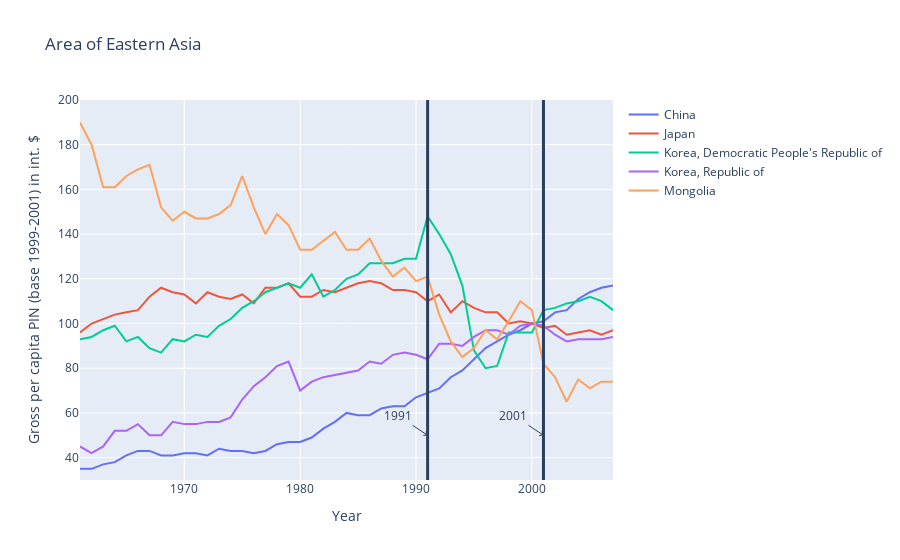

The notebook cell this image was saved under:
### Markdown cell above
Here we can see where the U.S.S.R collapsed and the FAO data from the UN start to seperate out into Central Asia in 1992.  Lets now zoom down into Eastern Asia and see whats going on there.

### Code cell
# Selecting only the countries on the continent of Asia
eastern_asia = {'China', 'Japan', 'Korea, Republic of', 'Korea, Democratic People\'s Republic of', 'Mongolia'}
eastern_name = 'Area of Eastern Asia'

# Creating value to use acrost multiple chart types
eastern_asia_data = extract_data(eastern_asia)

# Generating the plot
fig = px.line(eastern_asia_data, x='year', y='value', color='country_or_area', hover_name='country_or_area', hover_data=['year', 'value'], title=eastern_name).for_each_trace(lambda t: t.update(name=t.name.replace('country_or_area=','')))

# Updating the x and y axis titles to reflect the data
fig.update_xaxes(title_text='Year')
fig.update_yaxes(title_text='Gross per capita PIN (base 1999-2001) in int. $')
fig.update_yaxes(range=[30, 200])

# Adding a line and annotation to the year 1991 to represent the collapse of the USSR
fig.add_shape(go.layout.Shape(type="line", x0=1991, y0=0, x1=1991, y1=300, line=dict(width=3)))
fig.add_annotation(go.layout.Annotation(x=1991, y=50, text='1991'))

# Adding a line and annotation to the year 2001 to represent the tech stock collapse
fig.add_shape(go.layout.Shape(type="line", x0=2001, y0=0, x1=2001, y1=300, line=dict(width=3)))
fig.add_annotation(go.layout.Annotation(x=2001, y=50, text='2001'))
fig.update_annotations(dict(xref='x', yref="y", showarrow=True, arrowhead=4, ax=-30, ay=-20))
fig.show()

### Figure 1 — Plotly figure (JSON) as saved in the notebook; plotly's stock layout.template omitted (floating-point values rounded to 4 significant figures)
{"data": [{"customdata": [[1961, 35], [1962, 35], [1963, 37], [1964, 38], [1965, 41], [1966, 43], [1967, 43], [1968, 41], [1969, 41], [1970, 42], [1971, 42], [1972, 41], [1973, 44], [1974, 43], [1975, 43], [1976, 42], [1977, 43], [1978, 46], [1979, 47], [1980, 47], [1981, 49], [1982, 53], [1983, 56], [1984, 60], [1985, 59], [1986, 59], [1987, 62], [1988, 63], [1989, 63], [1990, 67], [1991, 69], [1992, 71], [1993, 76], [1994, 79], [1995, 84], [1996, 89], [1997, 92], [1998, 95], [1999, 97], [2000, 100], [2001, 101], [2002, 105], [2003, 106], [2004, 111], [2005, 114], [2006, 116], [2007, 117]], "hoverlabel": {"namelength": 0}, "hovertemplate": "<b>%{hovertext}</b><br><br>country_or_area=China<br>year=%{customdata[0]}<br>value=%{customdata[1]}", "hovertext": ["China", "China", "China", "China", "China", "China", "China", "China", "China", "China", "China", "China", "China", "China", "China", "China", "China", "China", "China", "China", "China", "China", "China", "China", "China", "China", "China", "China", "China", "China", "China", "China", "China", "China", "China", "China", "China", "China", "China", "China", "China", "China", "China", "China", "China", "China", "China"], "legendgroup": "country_or_area=China", "line": {"color": "#636efa", "dash": "solid"}, "mode": "lines", "name": "China", "showlegend": true, "type": "scatter", "x": [1961, 1962, 1963, 1964, 1965, 1966, 1967, 1968, 1969, 1970, 1971, 1972, 1973, 1974, 1975, 1976, 1977, 1978, 1979, 1980, 1981, 1982, 1983, 1984, 1985, 1986, 1987, 1988, 1989, 1990, 1991, 1992, 1993, 1994, 1995, 1996, 1997, 1998, 1999, 2000, 2001, 2002, 2003, 2004, 2005, 2006, 2007], "xaxis": "x", "y": [35, 35, 37, 38, 41, 43, 43, 41, 41, 42, 42, 41, 44, 43, 43, 42, 43, 46, 47, 47, 49, 53, 56, 60, 59, 59, 62, 63, 63, 67, 69, 71, 76, 79, 84, 89, 92, 95, 97, 100, 101, 105, 106, 111, 114, 116, 117], "yaxis": "y"}, {"customdata": [[1961, 96], [1962, 100], [1963, 102], [1964, 104], [1965, 105], [1966, 106], [1967, 112], [1968, 116], [1969, 114], [1970, 113], [1971, 109], [1972, 114], [1973, 112], [1974, 111], [1975, 113], [1976, 109], [1977, 116], [1978, 116], [1979, 118], [1980, 112], [1981, 112], [1982, 115], [1983, 114], [1984, 116], [1985, 118], [1986, 119], [1987, 118], [1988, 115], [1989, 115], [1990, 114], [1991, 110], [1992, 113], [1993, 105], [1994, 110], [1995, 107], [1996, 105], [1997, 105], [1998, 100], [1999, 101], [2000, 100], [2001, 98], [2002, 99], [2003, 95], [2004, 96], [2005, 97], [2006, 95], [2007, 97]], "hoverlabel": {"namelength": 0}, "hovertemplate": "<b>%{hovertext}</b><br><br>country_or_area=Japan<br>year=%{customdata[0]}<br>value=%{customdata[1]}", "hovertext": ["Japan", "Japan", "Japan", "Japan", "Japan", "Japan", "Japan", "Japan", "Japan", "Japan", "Japan", "Japan", "Japan", "Japan", "Japan", "Japan", "Japan", "Japan", "Japan", "Japan", "Japan", "Japan", "Japan", "Japan", "Japan", "Japan", "Japan", "Japan", "Japan", "Japan", "Japan", "Japan", "Japan", "Japan", "Japan", "Japan", "Japan", "Japan", "Japan", "Japan", "Japan", "Japan", "Japan", "Japan", "Japan", "Japan", "Japan"], "legendgroup": "country_or_area=Japan", "line": {"color": "#EF553B", "dash": "solid"}, "mode": "lines", "name": "Japan", "showlegend": true, "type": "scatter", "x": [1961, 1962, 1963, 1964, 1965, 1966, 1967, 1968, 1969, 1970, 1971, 1972, 1973, 1974, 1975, 1976, 1977, 1978, 1979, 1980, 1981, 1982, 1983, 1984, 1985, 1986, 1987, 1988, 1989, 1990, 1991, 1992, 1993, 1994, 1995, 1996, 1997, 1998, 1999, 2000, 2001, 2002, 2003, 2004, 2005, 2006, 2007], "xaxis": "x", "y": [96, 100, 102, 104, 105, 106, 112, 116, 114, 113, 109, 114, 112, 111, 113, 109, 116, 116, 118, 112, 112, 115, 114, 116, 118, 119, 118, 115, 115, 114, 110, 113, 105, 110, 107, 105, 105, 100, 101, 100, 98, 99, 95, 96, 97, 95, 97], "yaxis": "y"}, {"customdata": [[1961, 93], [1962, 94], [1963, 97], [1964, 99], [1965, 92], [1966, 94], [1967, 89], [1968, 87], [1969, 93], [1970, 92], [1971, 95], [1972, 94], [1973, 99], [1974, 102], [1975, 107], [1976, 110], [1977, 114], [1978, 116], [1979, 118], [1980, 116], [1981, 122], [1982, 112], [1983, 115], [1984, 120], [1985, 122], [1986, 127], [1987, 127], [1988, 127], [1989, 129], [1990, 129], [1991, 148], [1992, 140], [1993, 131], [1994, 117], [1995, 88], [1996, 80], [1997, 81], [1998, 96], [1999, 96], [2000, 96], [2001, 106], [2002, 107], [2003, 109], [2004, 110], [2005, 112], [2006, 110], [2007, 106]], "hoverlabel": {"namelength": 0}, "hovertemplate": "<b>%{hovertext}</b><br><br>country_or_area=Korea, Democratic People's Republic of<br>year=%{customdata[0]}<br>value=%{customdata[1]}", "hovertext": ["Korea, Democratic People's Republic of", "Korea, Democratic People's Republic of", "Korea, Democratic People's Republic of", "Korea, Democratic People's Republic of", "Korea, Democratic People's Republic of", "Korea, Democratic People's Republic of", "Korea, Democratic People's Republic of", "Korea, Democratic People's Republic of", "Korea, Democratic People's Republic of", "Korea, Democratic People's Republic of", "Korea, Democratic People's Republic of", "Korea, Democratic People's Republic of", "Korea, Democratic People's Republic of", "Korea, Democratic People's Republic of", "Korea, Democratic People's Republic of", "Korea, Democratic People's Republic of", "Korea, Democratic People's Republic of", "Korea, Democratic People's Republic of", "Korea, Democratic People's Republic of", "Korea, Democratic People's Republic of", "Korea, Democratic People's Republic of", "Korea, Democratic People's Republic of", "Korea, Democratic People's Republic of", "Korea, Democratic People's Republic of", "Korea, Democratic People's Republic of", "Korea, Democratic People's Republic of", "Korea, Democratic People's Republic of", "Korea, Democratic People's Republic of", "Korea, Democratic People's Republic of", "Korea, Democratic People's Republic of", "Korea, Democratic People's Republic of", "Korea, Democratic People's Republic of", "Korea, Democratic People's Republic of", "Korea, Democratic People's Republic of", "Korea, Democratic People's Republic of", "Korea, Democratic People's Republic of", "Korea, Democratic People's Republic of", "Korea, Democratic People's Republic of", "Korea, Democratic People's Republic of", "Korea, Democratic People's Republic of", "Korea, Democratic People's Republic of", "Korea, Democratic People's Republic of", "Korea, Democratic People's Republic of", "Korea, Democratic People's Republic of", "Korea, Democratic People's Republic of", "Korea, Democratic People's Republic of", "Korea, Democratic People's Republic of"], "legendgroup": "country_or_area=Korea, Democratic People's Republic of", "line": {"color": "#00cc96", "dash": "solid"}, "mode": "lines", "name": "Korea, Democratic People's Republic of", "showlegend": true, "type": "scatter", "x": [1961, 1962, 1963, 1964, 1965, 1966, 1967, 1968, 1969, 1970, 1971, 1972, 1973, 1974, 1975, 1976, 1977, 1978, 1979, 1980, 1981, 1982, 1983, 1984, 1985, 1986, 1987, 1988, 1989, 1990, 1991, 1992, 1993, 1994, 1995, 1996, 1997, 1998, 1999, 2000, 2001, 2002, 2003, 2004, 2005, 2006, 2007], "xaxis": "x", "y": [93, 94, 97, 99, 92, 94, 89, 87, 93, 92, 95, 94, 99, 102, 107, 110, 114, 116, 118, 116, 122, 112, 115, 120, 122, 127, 127, 127, 129, 129, 148, 140, 131, 117, 88, 80, 81, 96, 96, 96, 106, 107, 109, 110, 112, 110, 106], "yaxis": "y"}, {"customdata": [[1961, 45], [1962, 42], [1963, 45], [1964, 52], [1965, 52], [1966, 55], [1967, 50], [1968, 50], [1969, 56], [1970, 55], [1971, 55], [1972, 56], [1973, 56], [1974, 58], [1975, 66], [1976, 72], [1977, 76], [1978, 81], [1979, 83], [1980, 70], [1981, 74], [1982, 76], [1983, 77], [1984, 78], [1985, 79], [1986, 83], [1987, 82], [1988, 86], [1989, 87], [1990, 86], [1991, 84], [1992, 91], [1993, 91], [1994, 90], [1995, 94], [1996, 97], [1997, 97], [1998, 95], [1999, 99], [2000, 100], [2001, 99], [2002, 95], [2003, 92], [2004, 93], [2005, 93], [2006, 93], [2007, 94]], "hoverlabel": {"namelength": 0}, "hovertemplate": "<b>%{hovertext}</b><br><br>country_or_area=Korea, Republic of<br>year=%{customdata[0]}<br>value=%{customdata[1]}", "hovertext": ["Korea, Republic of", "Korea, Republic of", "Korea, Republic of", "Korea, Republic of", "Korea, Republic of", "Korea, Republic of", "Korea, Republic of", "Korea, Republic of", "Korea, Republic of", "Korea, Republic of", "Korea, Republic of", "Korea, Republic of", "Korea, Republic of", "Korea, Republic of", "Korea, Republic of", "Korea, Republic of", "Korea, Republic of", "Korea, Republic of", "Korea, Republic of", "Korea, Republic of", "Korea, Republic of", "Korea, Republic of", "Korea, Republic of", "Korea, Republic of", "Korea, Republic of", "Korea, Republic of", "Korea, Republic of", "Korea, Republic of", "Korea, Republic of", "Korea, Republic of", "Korea, Republic of", "Korea, Republic of", "Korea, Republic of", "Korea, Republic of", "Korea, Republic of", "Korea, Republic of", "Korea, Republic of", "Korea, Republic of", "Korea, Republic of", "Korea, Republic of", "Korea, Republic of", "Korea, Republic of", "Korea, Republic of", "Korea, Republic of", "Korea, Republic of", "Korea, Republic of", "Korea, Republic of"], "legendgroup": "country_or_area=Korea, Republic of", "line": {"color": "#ab63fa", "dash": "solid"}, "mode": "lines", "name": "Korea, Republic of", "showlegend": true, "type": "scatter", "x": [1961, 1962, 1963, 1964, 1965, 1966, 1967, 1968, 1969, 1970, 1971, 1972, 1973, 1974, 1975, 1976, 1977, 1978, 1979, 1980, 1981, 1982, 1983, 1984, 1985, 1986, 1987, 1988, 1989, 1990, 1991, 1992, 1993, 1994, 1995, 1996, 1997, 1998, 1999, 2000, 2001, 2002, 2003, 2004, 2005, 2006, 2007], "xaxis": "x", "y": [45, 42, 45, 52, 52, 55, 50, 50, 56, 55, 55, 56, 56, 58, 66, 72, 76, 81, 83, 70, 74, 76, 77, 78, 79, 83, 82, 86, 87, 86, 84, 91, 91, 90, 94, 97, 97, 95, 99, 100, 99, 95, 92, 93, 93, 93, 94], "yaxis": "y"}, {"customdata": [[1961, 190], [1962, 180], [1963, 161], [1964, 161], [1965, 166], [1966, 169], [1967, 171], [1968, 152], [1969, 146], [1970, 150], [1971, 147], [1972, 147], [1973, 149], [1974, 153], [1975, 166], [1976, 152], [1977, 140], [1978, 149], [1979, 144], [1980, 133], [1981, 133], [1982, 137], [1983, 141], [1984, 133], [1985, 133], [1986, 138], [1987, 128], [1988, 121], [1989, 125], [1990, 119], [1991, 121], [1992, 104], [1993, 92], [1994, 85], [1995, 89], [1996, 97], [1997, 93], [1998, 101], [1999, 110], [2000, 106], [2001, 82], [2002, 76], [2003, 65], [2004, 75], [2005, 71], [2006, 74], [2007, 74]], "hoverlabel": {"namelength": 0}, "hovertemplate": "<b>%{hovertext}</b><br><br>country_or_area=Mongolia<br>year=%{customdata[0]}<br>value=%{customdata[1]}", "hovertext": ["Mongolia", "Mongolia", "Mongolia", "Mongolia", "Mongolia", "Mongolia", "Mongolia", "Mongolia", "Mongolia", "Mongolia", "Mongolia", "Mongolia", "Mongolia", "Mongolia", "Mongolia", "Mongolia", "Mongolia", "Mongolia", "Mongolia", "Mongolia", "Mongolia", "Mongolia", "Mongolia", "Mongolia", "Mongolia", "Mongolia", "Mongolia", "Mongolia", "Mongolia", "Mongolia", "Mongolia", "Mongolia", "Mongolia", "Mongolia", "Mongolia", "Mongolia", "Mongolia", "Mongolia", "Mongolia", "Mongolia", "Mongolia", "Mongolia", "Mongolia", "Mongolia", "Mongolia", "Mongolia", "Mongolia"], "legendgroup": "country_or_area=Mongolia", "line": {"color": "#FFA15A", "dash": "solid"}, "mode": "lines", "name": "Mongolia", "showlegend": true, "type": "scatter", "x": [1961, 1962, 1963, 1964, 1965, 1966, 1967, 1968, 1969, 1970, 1971, 1972, 1973, 1974, 1975, 1976, 1977, 1978, 1979, 1980, 1981, 1982, 1983, 1984, 1985, 1986, 1987, 1988, 1989, 1990, 1991, 1992, 1993, 1994, 1995, 1996, 1997, 1998, 1999, 2000, 2001, 2002, 2003, 2004, 2005, 2006, 2007], "xaxis": "x", "y": [190, 180, 161, 161, 166, 169, 171, 152, 146, 150, 147, 147, 149, 153, 166, 152, 140, 149, 144, 133, 133, 137, 141, 133, 133, 138, 128, 121, 125, 119, 121, 104, 92, 85, 89, 97, 93, 101, 110, 106, 82, 76, 65, 75, 71, 74, 74], "yaxis": "y"}], "layout": {"annotations": [{"arrowhead": 4, "ax": -30, "ay": -20, "showarrow": true, "text": "1991", "x": 1991, "xref": "x", "y": 50, "yref": "y"}, {"arrowhead": 4, "ax": -30, "ay": -20, "showarrow": true, "text": "2001", "x": 2001, "xref": "x", "y": 50, "yref": "y"}], "autosize": true, "legend": {"tracegroupgap": 0}, "shapes": [{"line": {"width": 3}, "type": "line", "x0": 1991, "x1": 1991, "y0": 0, "y1": 300}, {"line": {"width": 3}, "type": "line", "x0": 2001, "x1": 2001, "y0": 0, "y1": 300}], "title": {"text": "Area of Eastern Asia"}, "xaxis": {"anchor": "y", "autorange": true, "domain": [0, 1], "range": [1961, 2007], "title": {"text": "Year"}, "type": "linear"}, "yaxis": {"anchor": "x", "domain": [0, 1], "range": [30, 200], "title": {"text": "Gross per capita PIN (base 1999-2001) in int. $"}, "type": "linear"}}}
